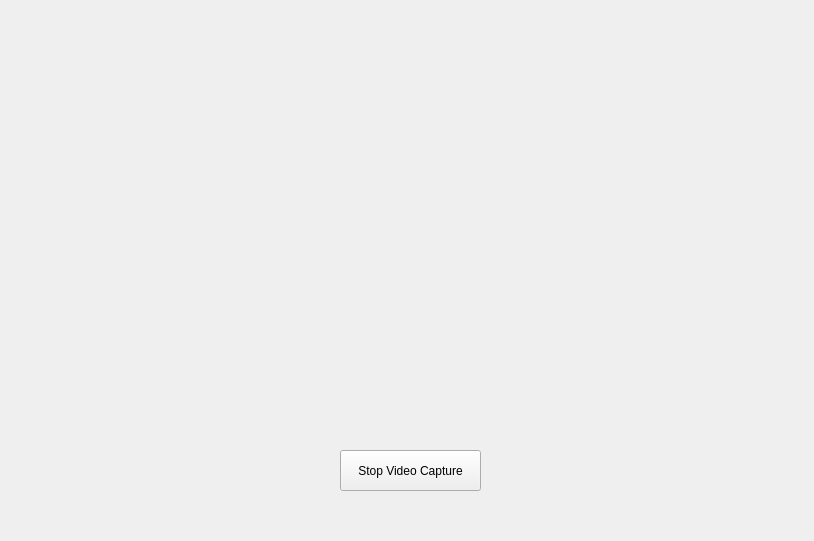
<?xml version="1.0" encoding="UTF-8"?>
<ui version="4.0">
 <class>Form2</class>
 <widget class="QWidget" name="Form2">
  <property name="geometry">
   <rect>
    <x>0</x>
    <y>0</y>
    <width>814</width>
    <height>541</height>
   </rect>
  </property>
  <property name="windowTitle">
   <string>Video Capture</string>
  </property>
  <widget class="QLabel" name="label">
   <property name="geometry">
    <rect>
     <x>160</x>
     <y>30</y>
     <width>511</width>
     <height>371</height>
    </rect>
   </property>
   <property name="text">
    <string/>
   </property>
  </widget>
  <widget class="QPushButton" name="pbStopCapture">
   <property name="geometry">
    <rect>
     <x>340</x>
     <y>450</y>
     <width>141</width>
     <height>41</height>
    </rect>
   </property>
   <property name="text">
    <string>Stop Video Capture</string>
   </property>
  </widget>
 </widget>
 <resources/>
 <connections/>
</ui>
